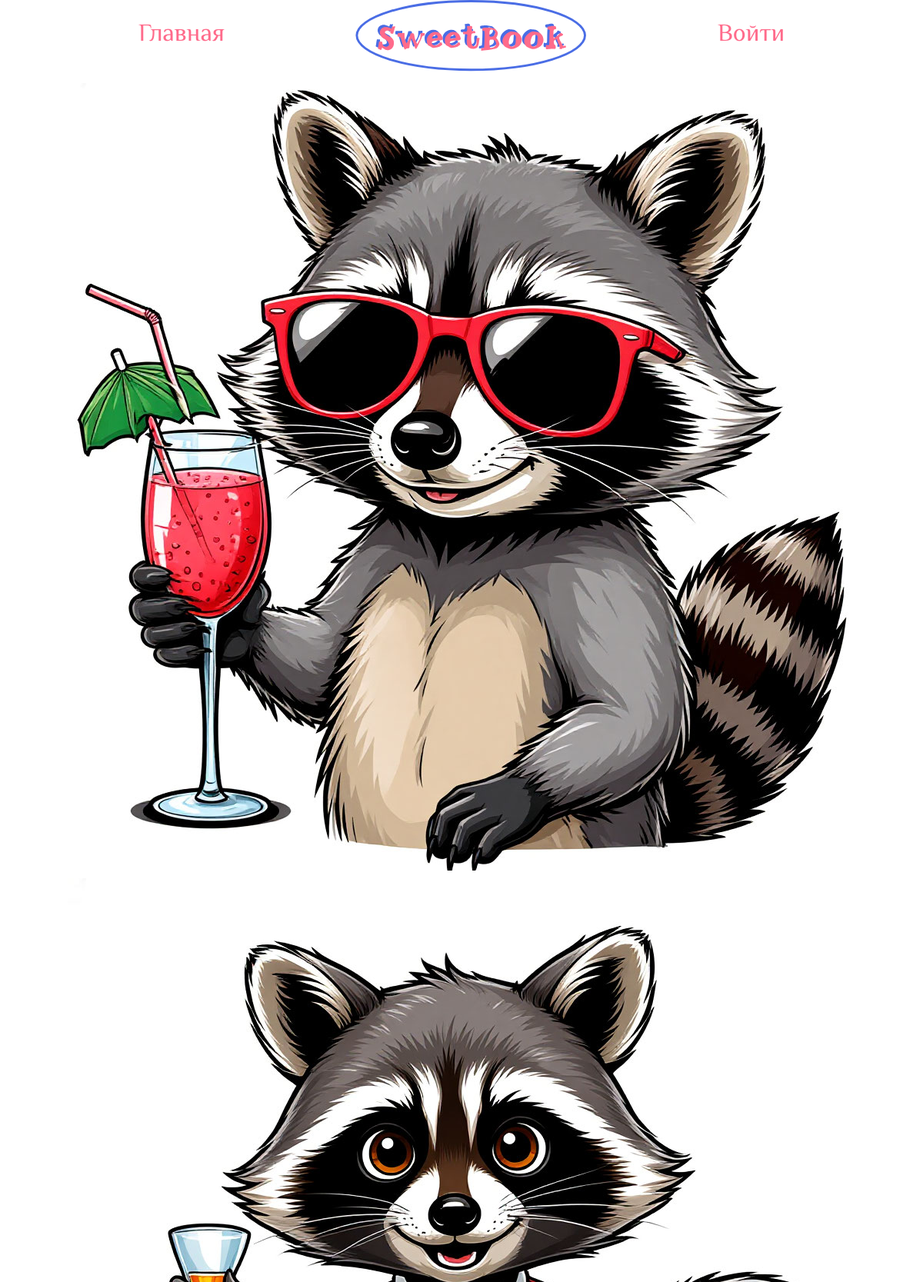
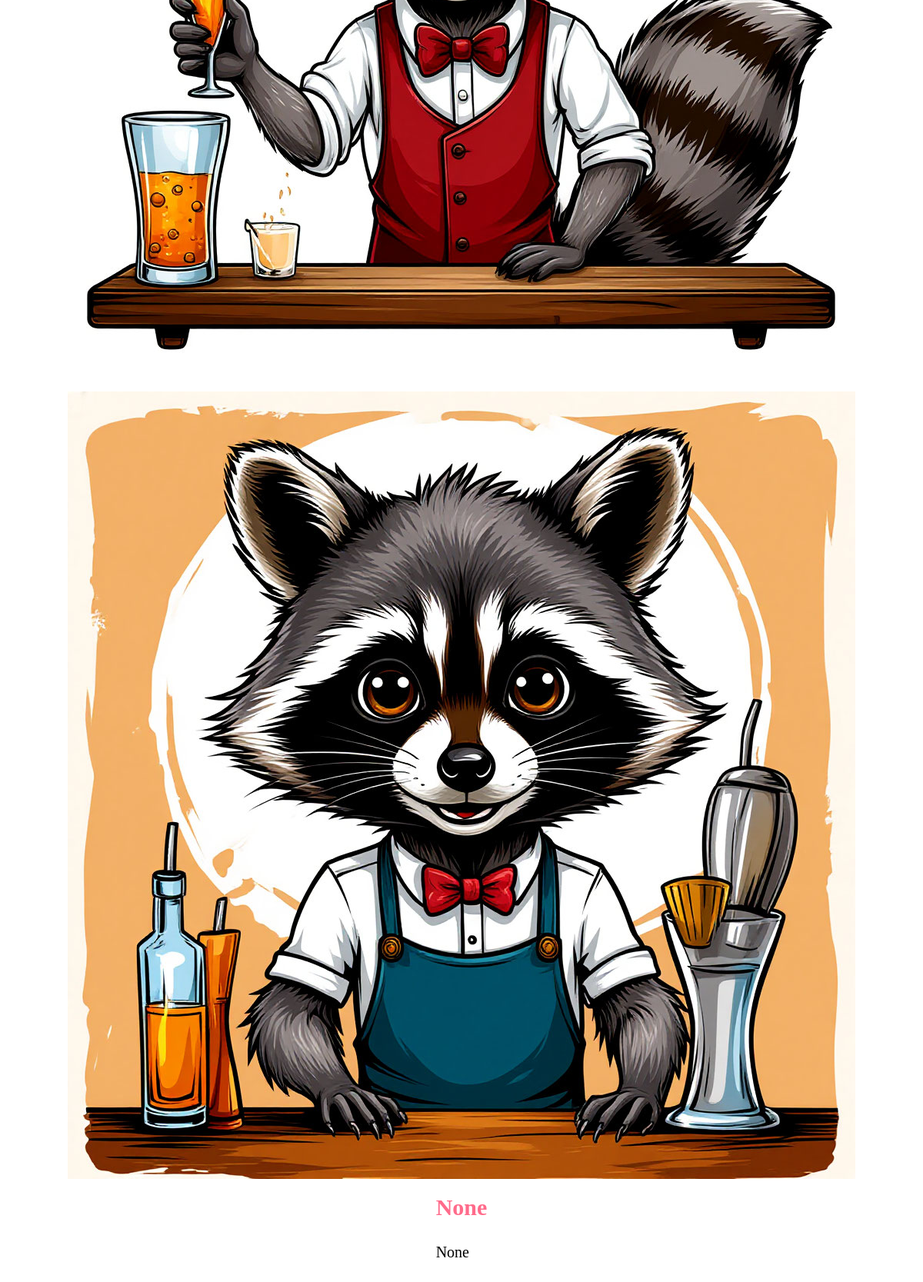
Page /7/ on the committed database (2 pictures, top to bottom).
### posts/models.py (models this page shows, shortened)
class PostImage(models.Model):
    post = models.ForeignKey(Post, on_delete=models.CASCADE, related_name="images")
    image = models.ImageField(upload_to="posts/%Y/%m/%d/")

class Post(models.Model):
    author = models.ForeignKey(
        settings.AUTH_USER_MODEL,
        on_delete=models.CASCADE,
        related_name="posts",
        verbose_name="Автор",
    )
    text = models.TextField("Текст поста")
    created_at = models.DateTimeField("Дата создания", auto_now_add=True)
    class Meta:
        ordering = ["-created_at"]
        verbose_name = "Пост"
        verbose_name_plural = "Посты"

### posts/views.py (the view)
# urls.py: path('<int:pk>/', views.post_detail_view, name='detail'),
def post_detail_view(request, pk):
    post = get_object_or_404(
        Post.objects.select_related('author').prefetch_related('images', 'comments__author'),
        pk=pk
    )
    return render(request, 'posts/post.html', {'post': post})

### posts/templates/posts/post.html
{% extends 'base.html' %}
{% load static %}
{% block content %}
<main class="post-main">
  {% if post.images.all %}
    <div class="images-gallery">
      {% for img in post.images.all %}
        <img src="{{ img.image.url }}" alt="" class="receipt-img">
      {% endfor %}
    </div>
  {% endif %}
  <div class="receipt">
    <h2 class="receipt-name">
      {{ post.text|truncatechars:40 }}
    </h2>
    <p class="receipt-text">
      {{ post.text|linebreaksbr }}
    </p>
  </div>
</main>
{% endblock %}

### static/css/style.css (style rules this page uses)
body { padding: 0 100px; }
main { display: flex; flex-direction: column; padding-top: 100px; }
h2 { color: white; font-family: 'Firenight'; }
.post-main { display: flex; flex-direction: column; align-items: center; row-gap: 20px; margin: 0 auto; }
.images-gallery { display: flex; flex-direction: column; align-items: center; justify-content: center; gap: 10px; }
.receipt-img { max-width: 100%; height: auto; object-fit: cover; }
.receipt { display: flex; flex-direction: column; row-gap: 10px; align-items: center; }
.receipt h2 { margin: 0; }
.receipt-name { color: #FF6B8B; font-family: 'Firenight'; font-size: 36px; }
.receipt-text { font-family: 'ElMessiri'; text-align:justify; font-size: 28px; }
@media (min-width: 961px) and (max-width: 1200px) { body { padding: 0 60px; } }
@media (min-width: 961px) and (max-width: 1200px) { main { padding-top: 100px; padding-bottom: 0; } }
@media (min-width: 961px) and (max-width: 1200px) { .receipt { align-items: flex-start; } }
@media (min-width: 961px) and (max-width: 1200px) { .receipt-name { font-size: 30px; } }
@media (min-width: 961px) and (max-width: 1200px) { .receipt-text { font-size: 20px; } }

### rows in the picture
PostImage: image (picture)
PostImage: image (picture)
PostImage: image (picture)
Post: text "None"
